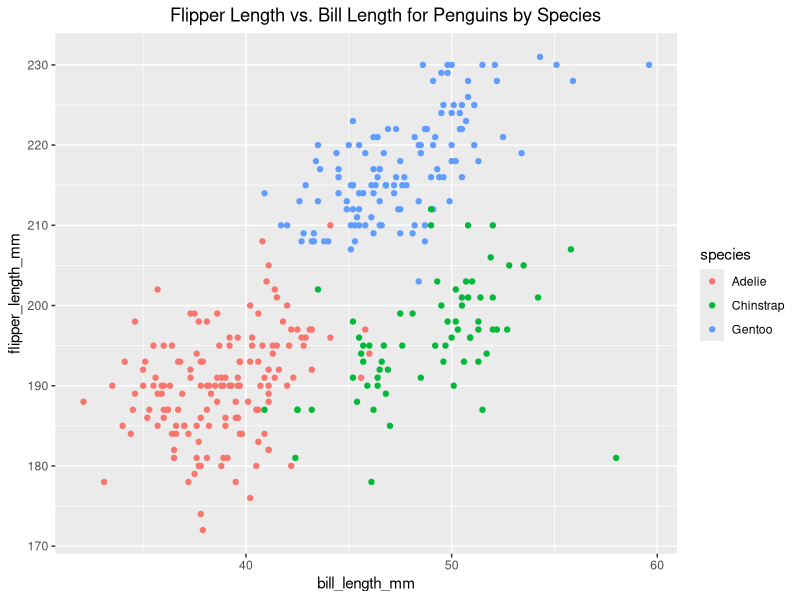
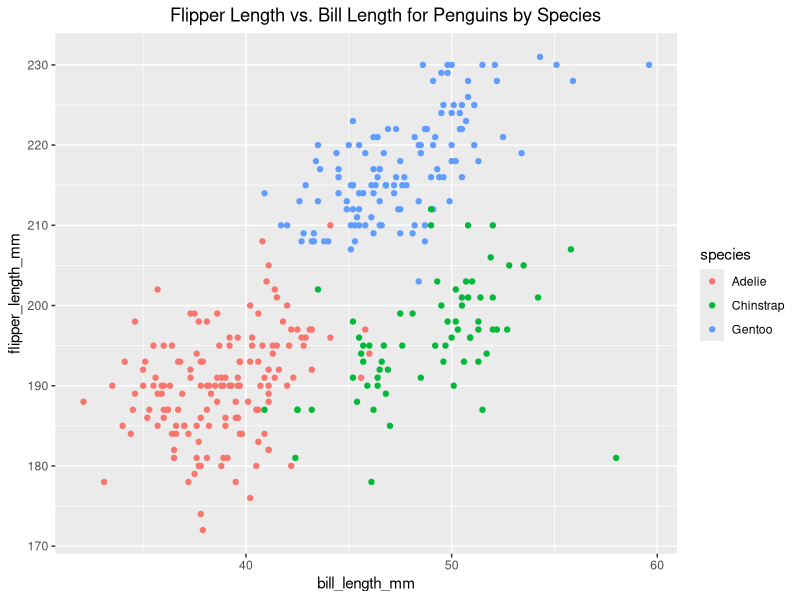

Recreate these plots in R, in order.
## ---- chunk 1
library(tidyverse)
## ---- chunk 2
set.seed(1)
prob1_df =
  tibble(
    sample_1 = rnorm(10),
    samp_vec_0 = sample_1 > 0,
    char_vec = c("a", "b", "c", "d", "e", "f", "g","h", "i", "j"),
    fact_vec = factor(c("low", "high", "low", "high", "low", "high", "low", "mid", "mid", "low"))
  )
## ---- chunk 3
mean(pull(prob1_df, sample_1))
mean(pull(prob1_df, samp_vec_0))
mean(pull(prob1_df, char_vec))
mean(pull(prob1_df, fact_vec))
## ---- chunk 4
as.numeric(pull(prob1_df, samp_vec_0))
as.numeric(pull(prob1_df, char_vec))
as.numeric(pull(prob1_df, fact_vec))
## ---- chunk 5
mean(as.numeric(pull(prob1_df, samp_vec_0)))
mean(as.numeric(pull(prob1_df, char_vec)))
mean(as.numeric(pull(prob1_df, fact_vec)))
## ---- chunk 6
data("penguins", package = "palmerpenguins")
## ---- chunk 7
library(ggplot2)
set.seed(1)
ggplot(penguins, aes(x = bill_length_mm, y = flipper_length_mm, color = species)) + geom_point() + ggtitle("Flipper Length vs. Bill Length for Penguins by Species") + theme(plot.title = element_text(hjust = 0.6))

ggsave("scatterplot_penguin.pdf")
